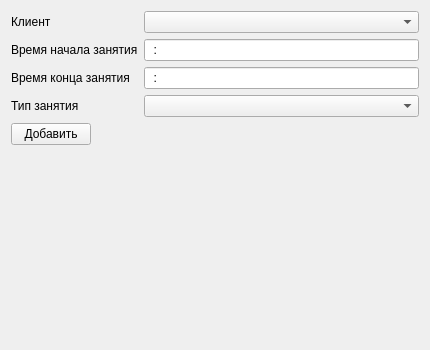
<?xml version="1.0" encoding="UTF-8"?>
<ui version="4.0">
 <class>Form</class>
 <widget class="QWidget" name="Form">
  <property name="geometry">
   <rect>
    <x>0</x>
    <y>0</y>
    <width>430</width>
    <height>350</height>
   </rect>
  </property>
  <property name="windowTitle">
   <string>Добавить клиента</string>
  </property>
  <layout class="QGridLayout" name="gridLayout">
   <item row="0" column="0">
    <layout class="QFormLayout" name="formLayout">
     <item row="0" column="0">
      <widget class="QLabel" name="client_label">
       <property name="text">
        <string>Клиент</string>
       </property>
      </widget>
     </item>
     <item row="0" column="1">
      <widget class="QComboBox" name="client_cb"/>
     </item>
     <item row="4" column="0">
      <widget class="QPushButton" name="add_btn">
       <property name="text">
        <string>Добавить</string>
       </property>
      </widget>
     </item>
     <item row="1" column="0">
      <widget class="QLabel" name="label_2">
       <property name="text">
        <string>Время начала занятия</string>
       </property>
      </widget>
     </item>
     <item row="3" column="0">
      <widget class="QLabel" name="label_3">
       <property name="text">
        <string>Тип занятия</string>
       </property>
      </widget>
     </item>
     <item row="3" column="1">
      <widget class="QComboBox" name="lesson_type_cb"/>
     </item>
     <item row="2" column="0">
      <widget class="QLabel" name="label">
       <property name="text">
        <string>Время конца занятия</string>
       </property>
      </widget>
     </item>
     <item row="1" column="1">
      <widget class="QLineEdit" name="start_lesson_time_le">
       <property name="inputMask">
        <string>00:00</string>
       </property>
      </widget>
     </item>
     <item row="2" column="1">
      <widget class="QLineEdit" name="end_lesson_time_le">
       <property name="inputMask">
        <string>00:00</string>
       </property>
       <property name="text">
        <string>:</string>
       </property>
      </widget>
     </item>
    </layout>
   </item>
  </layout>
 </widget>
 <resources/>
 <connections/>
</ui>
